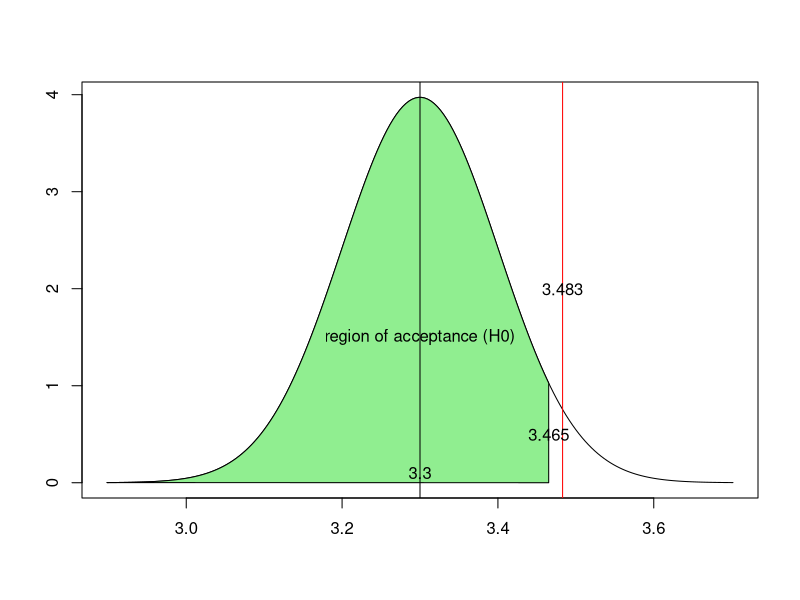

The R script that drew this image:
# The z-test

# We have a sample with
n <- 30      # sample size
sm <- 3.483  # sample mean
s <- 0.55    # standard deviation (assumed to be known)
a <- 0.05    # significance level (selected by the researcher)
m0 <- 3.3    # hypothetical population mean (H0)

# Can we conclude from this sample that mu > 3.3?
# H0: mu = 3.3    -> null hypothesis, which we want to reject
# H1: mu > 3.3    -> alternative hypothesis to prove

#
# Method 1. Probability Value
#
# What is the probability of obtaining this sample mean?
# P(M > sm) for a distribution M ~ Nor(m0, s/sqrt(n))
p <- 1 - pnorm(sm, m0, s/sqrt(n))  # => 0.03419546

# The resulting probability is very small, 
# smaller than the significance level
if(p < a) {
  print("Reject H0")
} else {
  print("Do not reject H0")
}

#
# Method 2. Critical Region
#
# What is the critical value for rejecting H0?
g <- m0 + qnorm(1-a) * s / sqrt(n)

# If the resulting probability is below g, we cannot reject H0
if (sm < g) {
  print("Do not reject H0")
} else {
  print("Reject H0")
}

#
# Plot 
#

# boundary values of the plot (x values)
x <- seq(m0-4*s/sqrt(n), m0+4*s/sqrt(n), length=200)
# y-values (using a normal distribution)
dist <- dnorm(x, m0, s/sqrt(n))
plot (x, dist, type = 'l', xlab = '', ylab = '')

# Show the obtained sample mean using a vertical red line
abline(v=sm, col='red')
text(sm, 2, sm)

# Plot the region of acceptance
i <- x <= g                    # x values left of g 
polygon(                       # plot these values
  c(x[i],    g,                       g),
  c(dist[i], dnorm(g, m0, s/sqrt(n)), 0),
  col = 'lightgreen')
text(g,.5,signif(g, digits=4)) # show critical value

text(m0, 0.1, m0)              # Hypothetical population mean
abline(v=m0)                   #  -> Draw a vertical line

text(m0, 1.5, 'region of acceptance (H0)')
